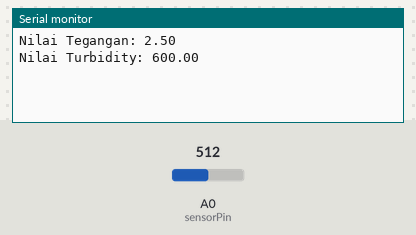
A sketch run on a simulated Arduino Uno, built with avr-gcc and run on an emulated ATmega328P. Shown: the last lines printed to the serial monitor. The inputs (shaded band) are chosen by the test bench; at power-on: A0 (sensorPin) = 512.

Above: at 1.2 s.
1.3 s: A0 (sensorPin) set to 716
At 2.2 s:
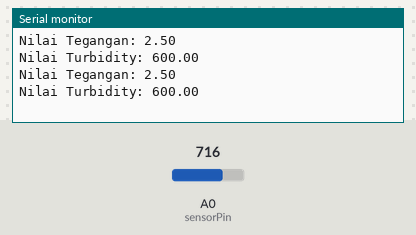
2.8 s: A0 (sensorPin) set to 810
At 4.4 s:
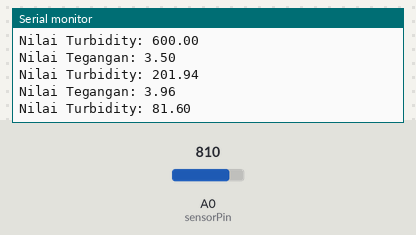
Timing chart, 0 to 5.9 s (numbered marks = the images above; inputs shaded):
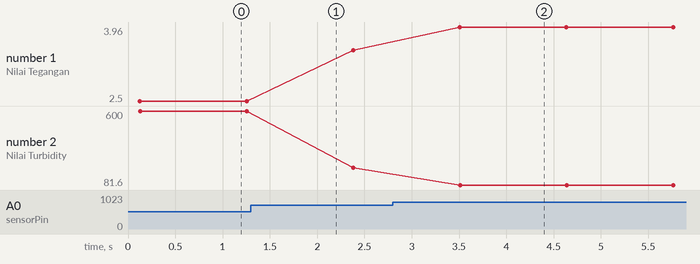

The sketch:

sensor_kekeruhan.ino
```cpp
int sensorPin = A0;
float volt;
float ntu;

void setup() {
  Serial.begin(115200); // Mulai serial monitor
}

void loop() {
  volt = 0;
    for(int i=0; i<800; i++)
    {
        volt += ((float)analogRead(sensorPin)/1023)*5;
    }
    volt = volt/800;
    volt = round_to_dp(volt,2);
    if(volt < 2.5){
      ntu = 6000 / 10;
    }else{
      ntu = (-1120.4*square(volt)+5742.3*volt-4353.8) / 10;
    }


  Serial.print("Nilai Tegangan: ");
  Serial.println(volt);
  Serial.print("Nilai Turbidity: ");
  Serial.println(ntu);
  delay(1000); // Tunda 1 detik sebelum membaca kekeruhan berikutnya
}

float round_to_dp( float in_value, int decimal_place )
{
  float multiplier = powf( 10.0f, decimal_place );
  in_value = roundf( in_value * multiplier ) / multiplier;
  return in_value;
}
```

Measured:
- after the input at 2.8 s, the serial monitor: prints a new line after 0.71 s (image 2)
- plotted number 1: 2.5 → 3.5 after the input at 1.3 s, 3.5 → 3.96 after the input at 2.8 s
- plotted number 2: 600 → 201.94 after the input at 1.3 s, 201.94 → 81.6 after the input at 2.8 s
